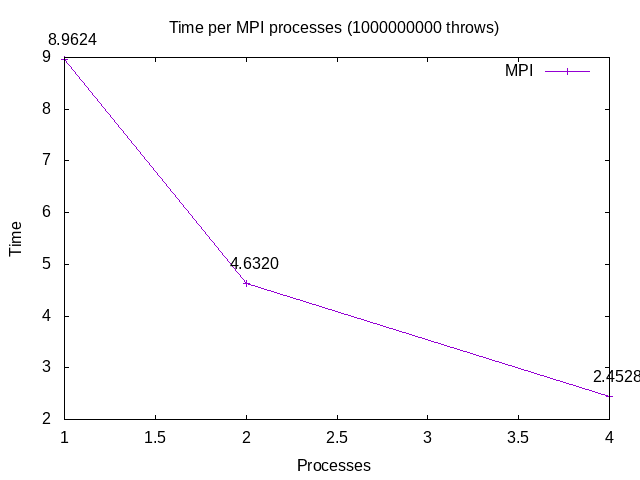

The gnuplot source for this figure:

    set terminal png
    set output 'plot.png'
    set title 'Time per MPI processes (1000000000 throws)'
    set ylabel 'Time'
    set xlabel 'Processes'
    plot 'task1_data.txt' using 2:1 with linespoints title 'MPI',          'task1_data.txt' using 2:1:(sprintf("%.4f",$1)) with labels offset char 1,1 notitle
    
